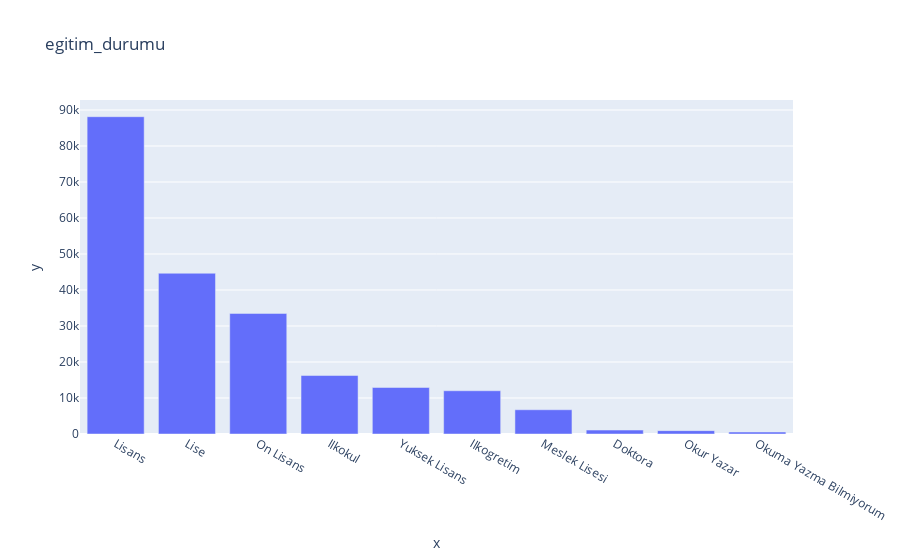

The notebook cell saved with this chart:
### Markdown cell above
## egitim_durumu

### Code cell
explore_categorical_column(df, 'egitim_durumu')

### Figure 1 — Plotly figure (JSON) as saved in the notebook; plotly's stock layout.template omitted (floating-point values rounded to 4 significant figures)
{"data": [{"alignmentgroup": "True", "hovertemplate": "x=%{x}<br>y=%{y}<extra></extra>", "legendgroup": "", "marker": {"color": "#636efa", "pattern": {"shape": ""}}, "name": "", "offsetgroup": "", "orientation": "v", "showlegend": false, "textposition": "auto", "type": "bar", "x": ["Lisans", "Lise", "On Lisans", "Ilkokul", "Yuksek Lisans", "Ilkogretim", "Meslek Lisesi", "Doktora", "Okur Yazar", "Okuma Yazma Bilmiyorum"], "xaxis": "x", "y": [88133, 44646, 33494, 16242, 12925, 12009, 6737, 1092, 936, 551], "yaxis": "y"}], "layout": {"autosize": true, "barmode": "relative", "legend": {"tracegroupgap": 0}, "title": {"text": "egitim_durumu"}, "xaxis": {"anchor": "y", "autorange": true, "domain": [0, 1], "range": [-0.5, 9.5], "title": {"text": "x"}, "type": "category"}, "yaxis": {"anchor": "x", "autorange": true, "domain": [0, 1], "range": [0, 92770.0], "title": {"text": "y"}, "type": "linear"}}}
